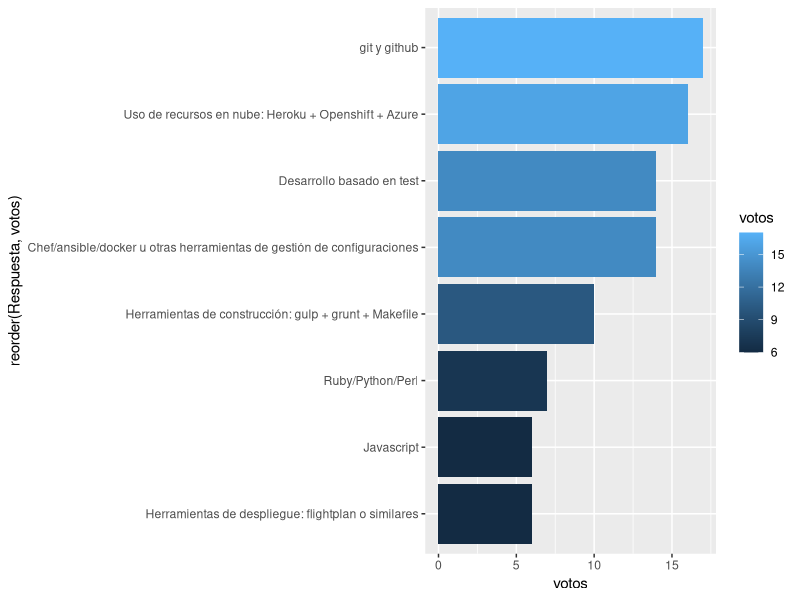
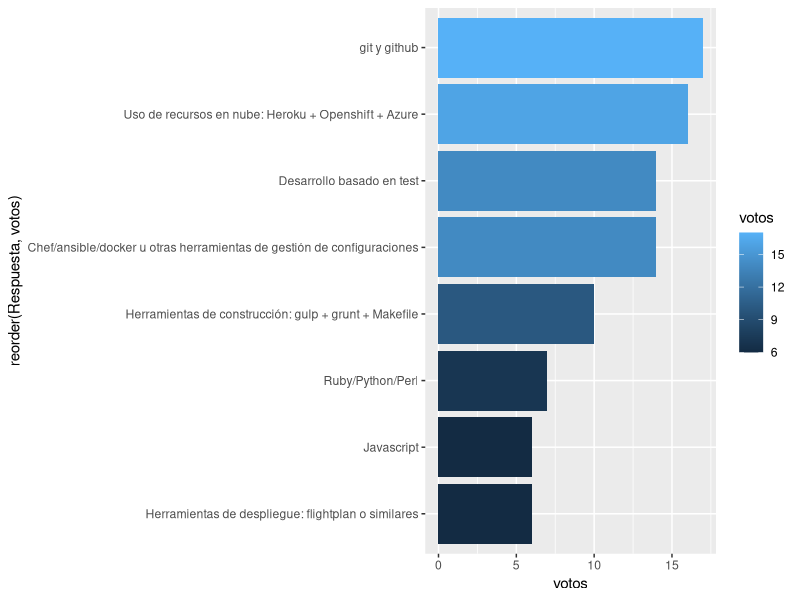

The R script that drew these images, in order:
require("ggplot2")
require("ggthemes")

data <- read.csv("2017-respuestas.csv")
ggplot( data, aes(x=reorder(Respuesta,votos),y=votos,fill=votos))+ geom_bar(stat='identity') + coord_flip()
ggsave("2017-respuestas.png")
